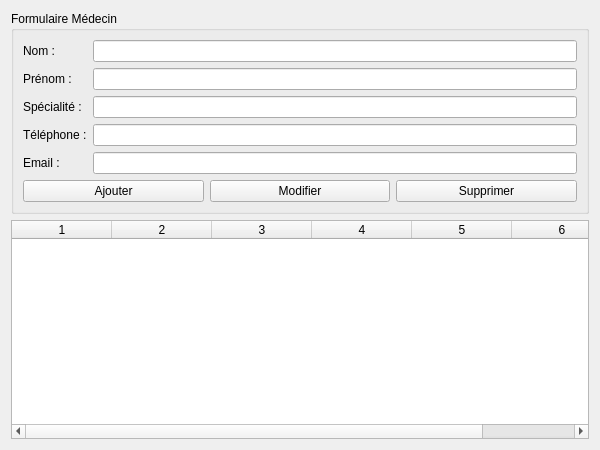
<?xml version="1.0" encoding="UTF-8"?>
<ui version="4.0">
 <class>MedecinDialog</class>
 <widget class="QWidget" name="MedecinDialog">
  <property name="geometry">
   <rect>
    <x>0</x>
    <y>0</y>
    <width>600</width>
    <height>450</height>
   </rect>
  </property>
  <property name="windowTitle">
   <string>Gestion des Médecins</string>
  </property>
  <layout class="QVBoxLayout" name="verticalLayout">
   <item>
    <widget class="QGroupBox" name="groupBoxMedecinForm">
     <property name="title">
      <string>Formulaire Médecin</string>
     </property>
     <layout class="QGridLayout" name="gridLayout">
      <item row="0" column="0">
       <widget class="QLabel" name="labelNom">
        <property name="text">
         <string>Nom :</string>
        </property>
       </widget>
      </item>
      <item row="0" column="1">
       <widget class="QLineEdit" name="lineEditNom"/>
      </item>
      <item row="1" column="0">
       <widget class="QLabel" name="labelPrenom">
        <property name="text">
         <string>Prénom :</string>
        </property>
       </widget>
      </item>
      <item row="1" column="1">
       <widget class="QLineEdit" name="lineEditPrenom"/>
      </item>
      <item row="2" column="0">
       <widget class="QLabel" name="labelSpecialite">
        <property name="text">
         <string>Spécialité :</string>
        </property>
       </widget>
      </item>
      <item row="2" column="1">
       <widget class="QLineEdit" name="lineEditSpecialite"/>
      </item>
      <item row="3" column="0">
       <widget class="QLabel" name="labelTelephone">
        <property name="text">
         <string>Téléphone :</string>
        </property>
       </widget>
      </item>
      <item row="3" column="1">
       <widget class="QLineEdit" name="lineEditTelephone"/>
      </item>
      <item row="4" column="0">
       <widget class="QLabel" name="labelEmail">
        <property name="text">
         <string>Email :</string>
        </property>
       </widget>
      </item>
      <item row="4" column="1">
       <widget class="QLineEdit" name="lineEditEmail"/>
      </item>
      <item row="5" column="0" colspan="2">
       <layout class="QHBoxLayout" name="horizontalLayout">
        <item>
         <widget class="QPushButton" name="btnAjouter">
          <property name="text">
           <string>Ajouter</string>
          </property>
         </widget>
        </item>
        <item>
         <widget class="QPushButton" name="btnModifier">
          <property name="text">
           <string>Modifier</string>
          </property>
         </widget>
        </item>
        <item>
         <widget class="QPushButton" name="btnSupprimer">
          <property name="text">
           <string>Supprimer</string>
          </property>
         </widget>
        </item>
       </layout>
      </item>
     </layout>
    </widget>
   </item>
   <item>
    <widget class="QTableWidget" name="tableWidgetMedecins">
     <property name="columnCount">
      <number>6</number>  <!-- Passer de 5 à 6 colonnes -->
     </property>
     <property name="horizontalHeaderLabels">
      <stringlist>
       <string>ID</string>
       <string>Nom</string>
       <string>Prénom</string>
       <string>Spécialité</string>
       <string>Téléphone</string>
       <string>Email</string>  <!-- Ajout de l'email -->
      </stringlist>
     </property>
    </widget>
   </item>
  </layout>
 </widget>
 <resources/>
 <connections/>
</ui>
